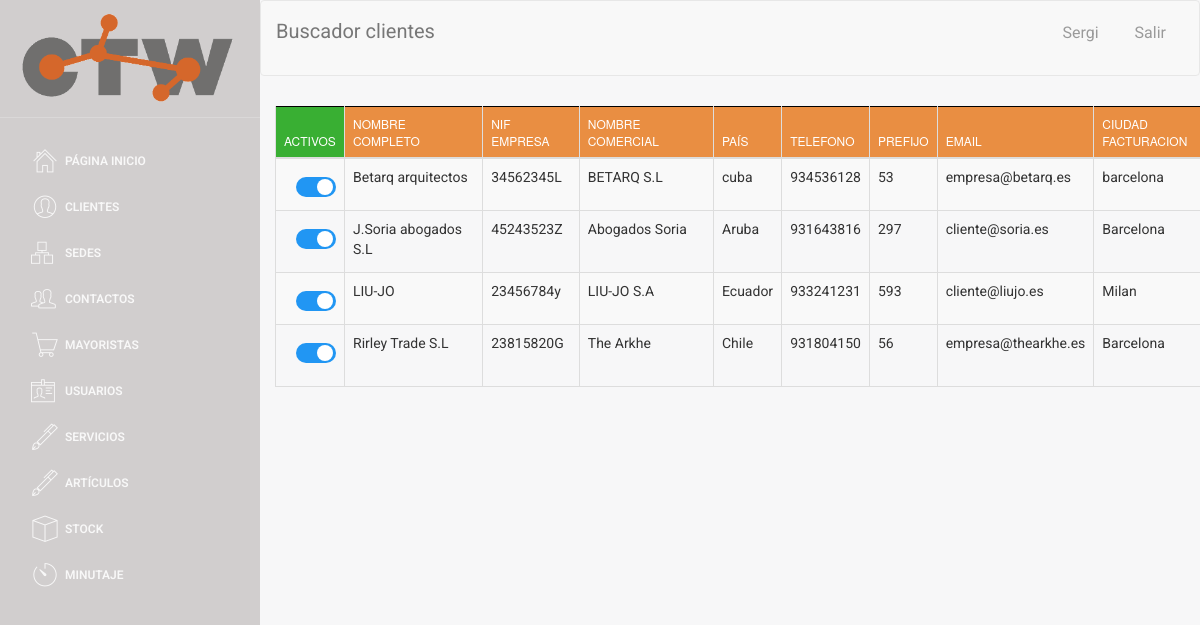
/buscador/buscador_clientes.php (signed in), run on the app's committed database.
### tables this page shows
CREATE TABLE `CLIENTE` (
  `NIF_EMPRESA` varchar(9) NOT NULL,
  `nombre_comercial` varchar(35) NOT NULL,
  `nombre_completo` varchar(60) NOT NULL,
  `telefono` int(9) NOT NULL,
  `email` varchar(30) NOT NULL,
  `ciudad_facturacion` varchar(25) NOT NULL,
  `codigo_postal_facturacion` varchar(10) NOT NULL,
  `calle_facturacion` varchar(30) NOT NULL,
  `numero_facturacion` varchar(8) NOT NULL,
  `ciudad_envio` varchar(25) NOT NULL,
  `codigo_postal_envio` varchar(10) NOT NULL,
  `calle_envio` varchar(30) NOT NULL,
  `numero_envio` varchar(8) NOT NULL,
  `IBAN` varchar(34) NOT NULL,
  `SEPA` varchar(2) NOT NULL,
  `pais` varchar(30) DEFAULT NULL,
  `prefijo` int(5) DEFAULT NULL,
  `activo` tinyint(1) NOT NULL
);

### web/assets/php/selects.php (called while the page is built, shortened)
<?php
function select_all_cliente()
{
    $conn = connect();
    $sql = "SELECT *
    FROM CLIENTE
    ORDER BY activo desc, nombre_completo asc";
    $data = $conn->query($sql);
    return $data;
}function borrar_articulo($id_articulo)
{
    $conn = connect();
    $sql = "DELETE FROM 'ARTICULO' WHERE ID_ARTICULO = " . $id_articulo;
    $data = $conn->query($sql);
    close($conn);
    return $data;
}

### web/buscador/buscador_clientes.php (the view, shortened to what this page needs)
<!doctype html>
<?php
include('../assets/php/selects.php');
include('../assets/php/functions.php');
if ($_SESSION["login_done"] == true){
?>
<html lang="en">
<head>
</head>
<body>
<div class="wrapper">
    <div class="sidebar">
        <div class="sidebar-wrapper">
        </div>
    </div>
    <div class="main-panel">
        <nav class="navbar navbar-default navbar-fixed">
            <div class="container-fluid">
                <div class="navbar-header">
                    <a class="navbar-brand">Buscador clientes</a>
                </div>
                <div class="collapse navbar-collapse">
                </div>
            </div>
        </nav>
        <div class="content2">
            <div class="container-fluid">
                <div class="row">
                    <div>
                        <div>
                            <table id="buscador_cliente" class="table table-striped table-bordered">
                                <thead>
                                <tr>
                                    <th style="background-color: #39AF33; width: 3px;">Activos</th>
                                    <th>Nombre completo</th>
                                    <th>NIF empresa</th>
                                    <th>Nombre comercial</th>
                                    <th>País</th>
                                    <th>Telefono</th>
                                    <th>Prefijo</th>
                                    <th>Email</th>
                                    <th>Ciudad facturacion</th>
                                </tr>
                                </thead>
                                <tbody>
                                <?php
                                $data = select_all_cliente();
                                if ($data->num_rows > 0) {
                                    while ($row = $data->fetch_assoc()) {
                                        $pk = $row['NIF_EMPRESA'];
                                        ?>
                                        <tr>
                                            <?php checkbox_cliente($row['activo'],$row['NIF_EMPRESA'] )?>
                                            <td><label><a class="nombre_completo"
                                                          data-pk=<?php echo "\"$pk\""; ?>><?php echo $row['nombre_completo'] ?> </a></label>
                                            </td>
                                            <td><label><a class="NIF_EMPRESA"
                                                          data-pk=<?php echo "\"$pk\""; ?>><?php echo $row['NIF_EMPRESA'] ?></a></label>
                                            </td>
                                            <td><label><a class="nombre_comercial"
                                                          data-pk=<?php echo "\"$pk\""; ?>><?php echo $row['nombre_comercial'] ?> </a></label>
                                            </td>
                                            <td><label><a class="pais"
                                                          data-pk=<?php echo "\"$pk\""; ?>><?php echo $row['pais'] ?> </a></label>
                                            </td>
                                            <td><label><a class="telefono"
                                                          data-pk=<?php echo "\"$pk\""; ?>><?php echo $row['telefono'] ?></a></label>
                                            </td>
                                            <td><label><a class="prefijo"
                                                          data-pk=<?php echo "\"$pk\""; ?>><?php echo $row['prefijo'] ?> </a></label>
                                            </td>
                                            <td><label><a class="email"
                                                          data-pk=<?php echo "\"$pk\""; ?>><?php echo $row['email'] ?> </a></label>
                                            </td>
                                            <td><label><a class="ciudad_facturacion"
                                                          data-pk=<?php echo "\"$pk\""; ?>><?php echo $row['ciudad_facturacion'] ?> </a></label>
                                            </td>
                                        </tr>
                                        <?php
                                    }
                                } else {
                                    echo "0 results";
                                }
                                ?>
                                </tbody>
                            </table>
                        </div>
                    </div>
                </div>
            </div>
        </div>
    </div>
</div>
</body>
</html>
<?php
}else {
    header("location:../index.php");
}
?>

### web/assets/php/functions.php (shortened to what this page needs)
<html>
    <?php
function checkbox_cliente($activo, $NIF_EMPRESA)
{
    if ($activo == 0) {
        echo "<td><label style=\"margin-top: 10px; margin-left:12px;\" class=\"switcha\" ><a class=\"checkbox_activo\">&nbsp;0</a><input  type=\"checkbox\" onchange=\" onchange_cliente('$NIF_EMPRESA', $activo)\"><div  class=\"slider rounda\"></div></label></td>";
    } else {
        echo "<td><label style=\"margin-top: 10px; margin-left:12px;\" class=\"switcha\"><a  class=\"checkbox_activo\">&nbsp;1</a><input  type=\"checkbox\" checked onchange=\" onchange_cliente('$NIF_EMPRESA', $activo)\" ><div  class=\"slider rounda\"></div></label></td>";
    }
}
?>
</html>

### web/assets/css/micss.css (style rules this page uses)
.switcha { position: relative; display: inline-block; width: 40px; height: 20px; }
.slider { position: absolute; cursor: pointer; top: 0; left: 0; right: 0; bottom: 0; background-color: #ccc; -webkit-transition: .4s; transition: .4s; }
.slider:before { position: absolute; content: ""; height: 16px; width: 16px; left: 2px; bottom: 2px; background-color: white; -webkit-transition: .4s; transition: .4s; }
input:checked + .slider { background-color: #2196F3; }
input:checked + .slider:before { -webkit-transform: translateX(1px); -ms-transform: translateX(10px); transform: translateX(19px); }
.slider.rounda { border-radius: 34px; }
.slider.rounda:before { border-radius: 50%; }

### web/assets/css/table_editor.css (style rules this page uses)
a, a:hover { color: #000; }

### web/assets/css/table.css (style rules this page uses)
table { border: none; }
table thead, table tfoot { background-color: #e98e42; border: 1px solid black; }
a, a:hover { color: #000; }

### data on the page
cliente: nombre_completo "Betarq arquitectos", NIF_EMPRESA "34562345L", nombre_comercial "BETARQ S.L", pais "cuba", telefono "934536128", prefijo "53", email "empresa@betarq.es", ciudad_facturacion "barcelona"
cliente: nombre_completo "J.Soria abogados S.L", NIF_EMPRESA "45243523Z", nombre_comercial "Abogados Soria", pais "Aruba", telefono "931643816", prefijo "297", email "cliente@soria.es", ciudad_facturacion "Barcelona"
cliente: nombre_completo "LIU-JO", NIF_EMPRESA "23456784y", nombre_comercial "LIU-JO S.A", pais "Ecuador", telefono "933241231", prefijo "593", email "cliente@liujo.es", ciudad_facturacion "Milan"
cliente: nombre_completo "Rirley Trade S.L", NIF_EMPRESA "23815820G", nombre_comercial "The Arkhe", pais "Chile", telefono "931804150", prefijo "56", email "empresa@thearkhe.es", ciudad_facturacion "Barcelona"
